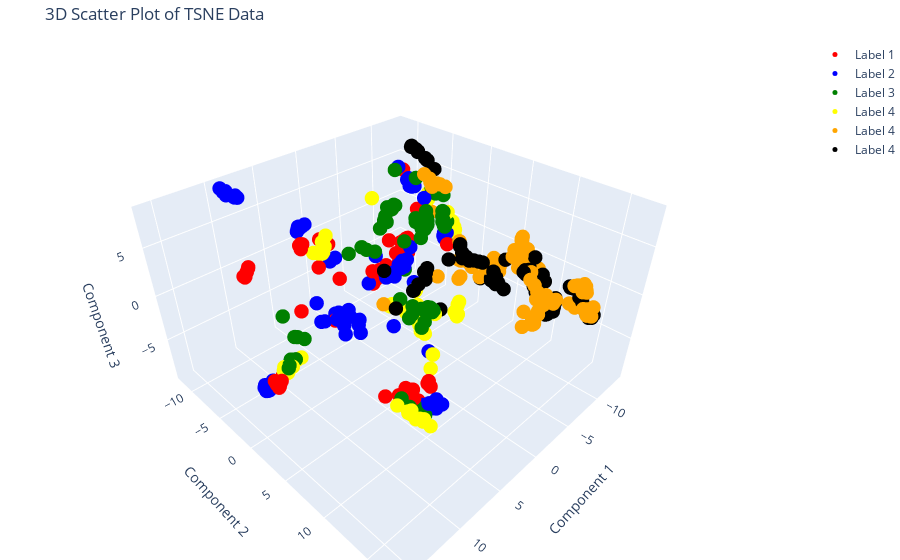

Notebook code cell kept with this figure:
### Code cell
%matplotlib qt
fig = go.Figure()

# Add points for label 1
fig.add_trace(go.Scatter3d(
    x=embed_tsne[label_dict[1], 0],
    y=embed_tsne[label_dict[1], 1],
    z=embed_tsne[label_dict[1], 2],
    mode='markers',
    marker=dict(size=5, color='red'),
    name='Label 1'
))

# Add points for label 2
fig.add_trace(go.Scatter3d(
    x=embed_tsne[label_dict[2], 0],
    y=embed_tsne[label_dict[2], 1],
    z=embed_tsne[label_dict[2], 2],
    mode='markers',
    marker=dict(size=5, color='blue'),
    name='Label 2'
))
# Add points for label 3
fig.add_trace(go.Scatter3d(
    x=embed_tsne[label_dict[3], 0],
    y=embed_tsne[label_dict[3], 1],
    z=embed_tsne[label_dict[3], 2],
    mode='markers',
    marker=dict(size=5, color='green'),
    name='Label 3'
))

# Add points for label 4
fig.add_trace(go.Scatter3d(
    x=embed_tsne[label_dict[4], 0],
    y=embed_tsne[label_dict[4], 1],
    z=embed_tsne[label_dict[4], 2],
    mode='markers',
    marker=dict(size=5, color='yellow'),
    name='Label 4'
))

# Add points for label 5
fig.add_trace(go.Scatter3d(
    x=embed_tsne[label_dict[5], 0],
    y=embed_tsne[label_dict[5], 1],
    z=embed_tsne[label_dict[5], 2],
    mode='markers',
    marker=dict(size=5, color='orange'),
    name='Label 4'
))

# Add points for label 6
fig.add_trace(go.Scatter3d(
    x=embed_tsne[label_dict[6], 0],
    y=embed_tsne[label_dict[6], 1],
    z=embed_tsne[label_dict[6], 2],
    mode='markers',
    marker=dict(size=5, color='black'),
    name='Label 4'
))

# Set plot title and axis labels
fig.update_layout(
    title='3D Scatter Plot of TSNE Data',
    scene=dict(
        xaxis_title='Component 1',
        yaxis_title='Component 2',
        zaxis_title='Component 3'
    ),
    margin=dict(l=0, r=0, b=0, t=40)
)

# Show the interactive plot
fig.show()
